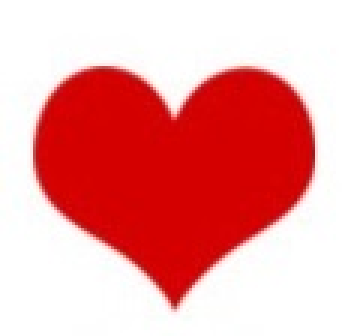
#> input picture 1207070069_Muhamad Arif Maulana/foto/llove.jpg, 115 x 112 px (shown 3 times larger)
$ jupyter execute 'Latihan 7.ipynb'
#> lines starting #> are read from the running program, lines starting #| are printed output that depends on the picture; after the words box and inside, x2 and y2 are one past the last pixel; in counts of white or black regions, pixels touching at a corner belong together
[cell 1]
from matplotlib import pyplot as plt
import cv2

love = cv2.imread('foto/llove.jpg')
#> love is the input picture: shape (112, 115, 3); mean B, G, R 156, 156, 236.9
love = cv2.cvtColor(love, cv2.COLOR_BGR2RGB)

kumpulan_love = cv2.imread('foto/kumpulanlove.JPEG')
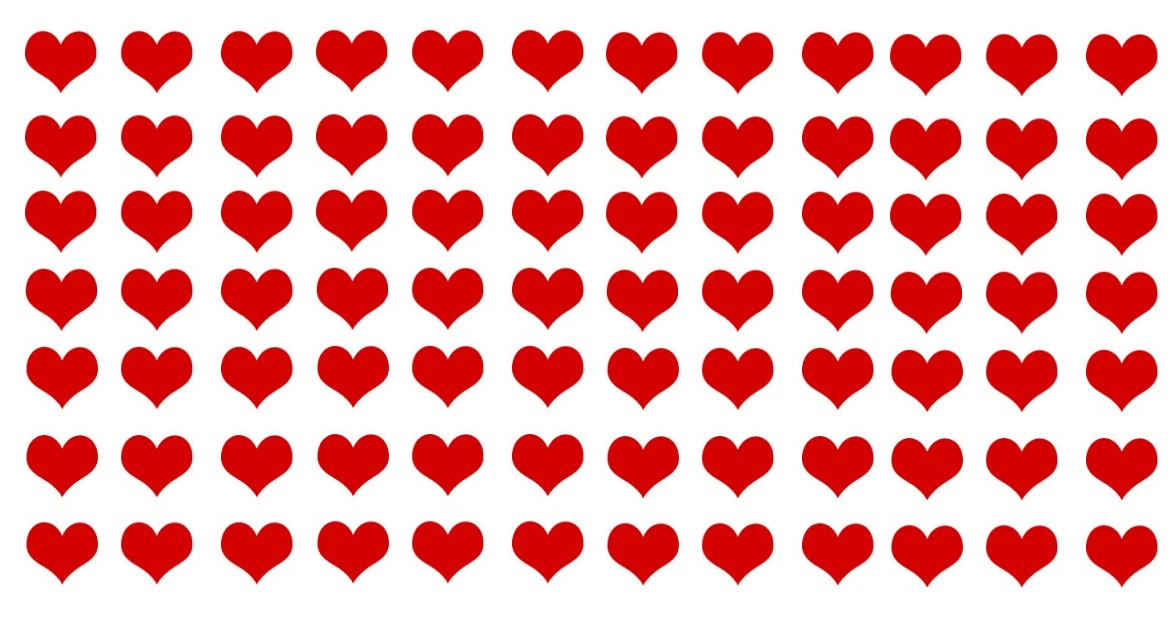
#> input picture 1207070069_Muhamad Arif Maulana/foto/kumpulanlove.JPEG, 1174 x 624 px
#> kumpulan_love is the input picture: shape (624, 1174, 3); mean B, G, R 170.1, 170.1, 238.7
kumpulan_love = cv2.cvtColor(kumpulan_love, cv2.COLOR_BGR2RGB)

plt.subplot(121)
plt.imshow(love)
plt.title('Love')
plt.subplot(122)
plt.imshow(kumpulan_love)
plt.title('Kumpulan Love')
plt.show()
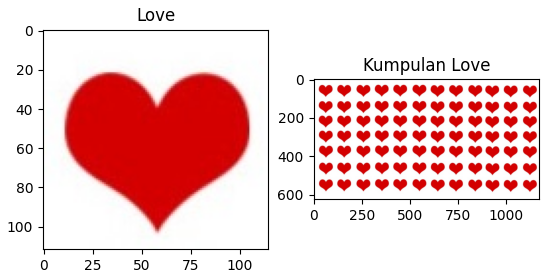
#> figure drawn by matplotlib, 2 panels

Template Matching

[cell 2]
import cv2
import numpy as np

img_rgb = cv2.imread('foto/kumpulanlove.JPEG')
img_gray = cv2.cvtColor(img_rgb, cv2.COLOR_BGR2GRAY)
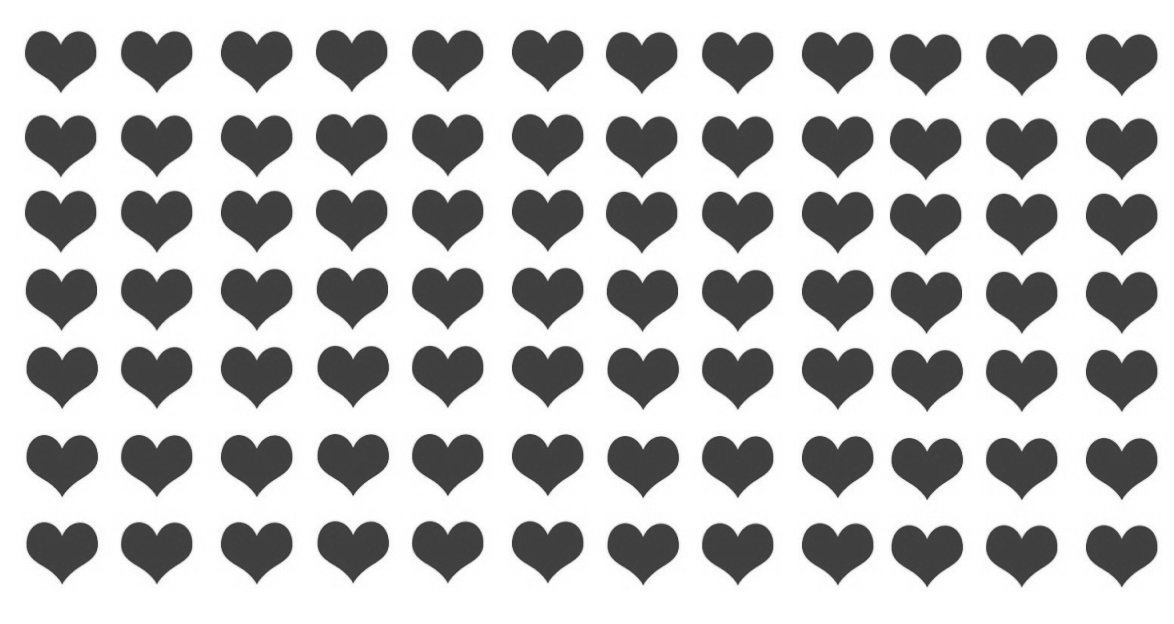
#> img_gray: shape (624, 1174); min 50, max 255, mean 190.6

template = cv2.imread('foto/llove.jpg',0)
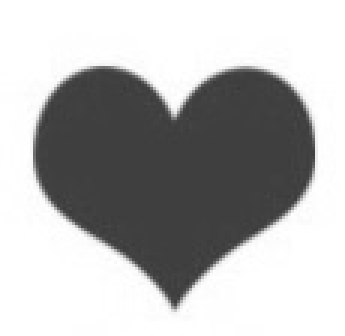
#> template: shape (112, 115) (shown 3 times larger); min 58, max 255, mean 180.3

w, h = template.shape[::-1]
#> w = 115; h = 112

res = cv2.matchTemplate(img_gray,template,cv2.TM_CCOEFF_NORMED)
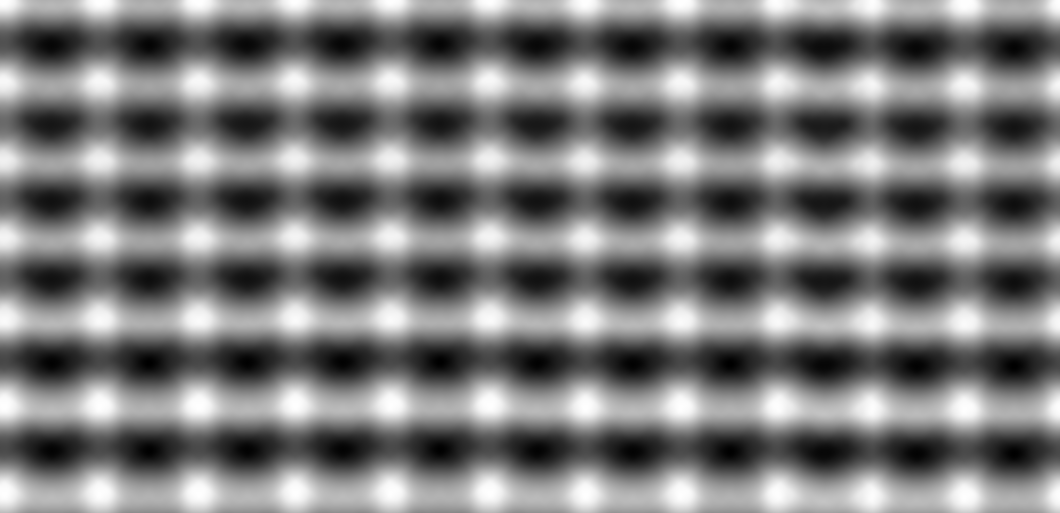
#> res: shape (513, 1060) float32; min -0.615, max 0.71, mean 0.0286; drawn with min black and max white

threshold = 0.15
loc = np.where(res >= threshold)
#> loc = 212727 positions, rows 0 to 512, columns 0 to 1059
lspoint=[]
lspoint2=[]
count = 0
for pt in zip(*loc[::-1]):
    if pt[0] not in lspoint and pt[1] not in lspoint2:
        cv2.rectangle(img_rgb, pt, (pt[0] + w, pt[1] + h), (0,255,255), 2)
        for i in range(((pt[0])-9), ((pt[0])+9),1):
            lspoint.append(i)
        for k in range(((pt[1])-9), ((pt[1])+9),1):
            lspoint2.append(k)
            count+=1
    else:
        continue
#> this loop made 212727 passes
#> pt on passes 1 to 3: (0, 0), (1, 0), (2, 0)
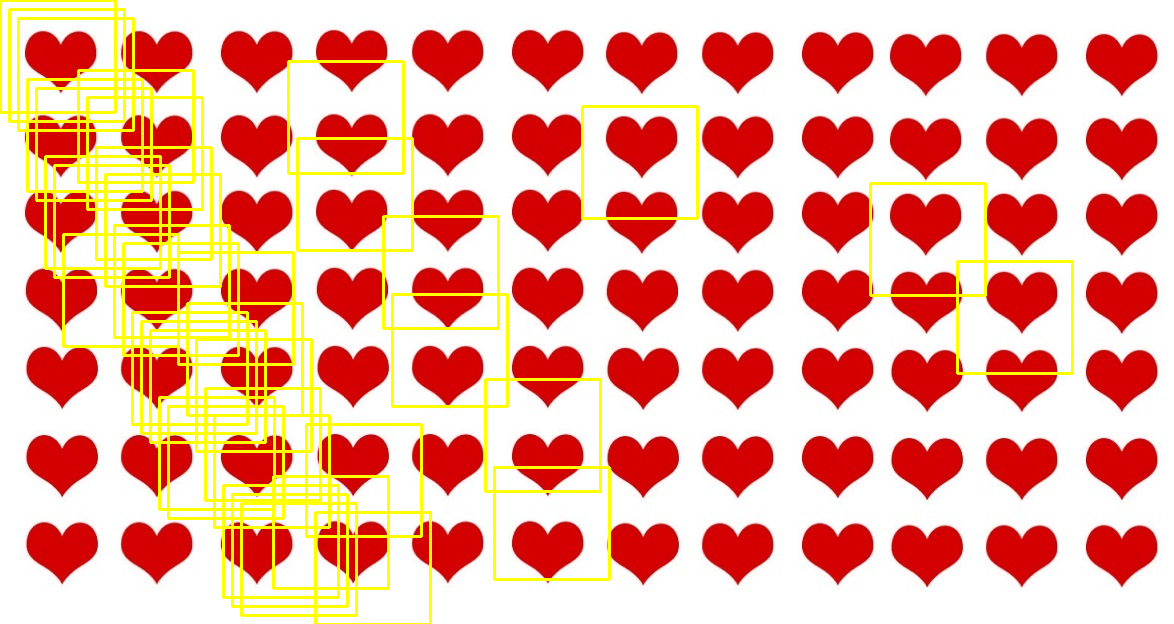
#> img_rgb: shape (624, 1174, 3); 6.72% of pixels changed, all inside (x1, y1, x2, y2) = (0, 0, 1074, 624)
#> after the loop, count = 702; lspoint = 702 values, max 965 at index 377, min -9 at index 0, mean 228.3; lspoint2 = 702 values, max 520 at index 701, min -9 at index 0, mean 260.2
print ("Jumlah objek ditemukan ", count)
#| Jumlah objek ditemukan  702

cv2.imshow('Deteksi Objek', img_rgb)
cv2.waitKey(0)
cv2.destroyAllWindows()
